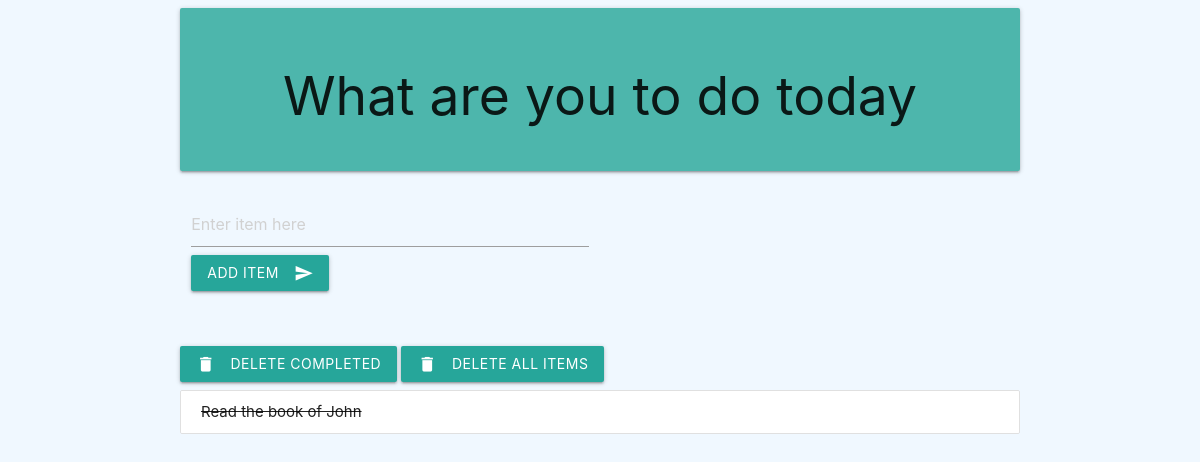
The app's page /, older data.
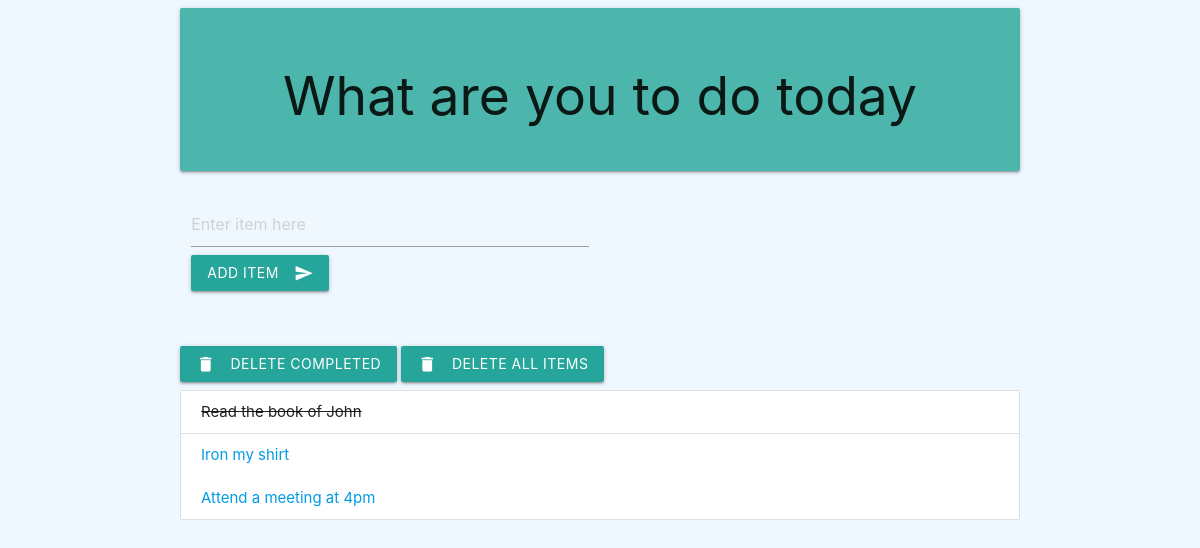
The same page, newer data.
### todolists/models.py (models this page shows, shortened)
class Todolist(models.Model):
    text = models.CharField(max_length=45)
    completed = models.BooleanField(default=False)

### todolists/views.py (the view)
# urls.py: path('', views.index, name='index'),
def index(request):
    todo_items = Todolist.objects.order_by('id')
    form = TodolistForm()
    context = {'todo_items': todo_items, 'form' : form}
    return render(request, 'todolists/index.html', context)

### todolists/form.py
class TodolistForm(forms.Form):
    text = forms.CharField(max_length=45, widget = forms.TextInput(
        attrs={'id': 'list_item', 'type': 'text', 'class': 'validate', 'placeholder': 'Enter item here'}
    ))

### todolists/templates/todolists/index.html (shortened to what this page needs)
{% load static %}
<!DOCTYPE html>
  <html>
    <head>
      <link type="text/css" rel="stylesheet" href="{% static 'todolists/css/materialize.min.css' %}"  media="screen,projection"/>
      <link type="text/css" rel="stylesheet" href="{% static 'todolists/style.css' %}" />
    </head>
    <body>
        <div class="body_content container">
            <div class="card-panel teal lighten-2">
                <h2 class="center-align"> What are you to do today</h2>
            </div>
            <div class="row">
                <form class="col s12" action="{% url 'add'%}" method="POST" role="form">
                    <div class="row">
                        <div class="input-field col s6">
                            {{ form.text}}
                            <span> <button class="btn waves-effect waves-light" type="submit" name="action">ADD ITEM
                                <i class="material-icons right">send</i>
                              </button>
                            </span>
                        </div>
                    </div>
                </form>
            </div>
             <a class="waves-effect waves-light btn" href="{% url 'deletecompleted' %}"><i class="material-icons left">delete</i>DELETE COMPLETED</a>
             <a class="waves-effect waves-light btn" href="{% url 'deleteall' %}"><i class="material-icons left">delete</i>DELETE ALL ITEMS</a>
            <ul class="collection">
                {% for todolist in todo_items %}
                    {% if todolist.completed %}
                    <li class="collection-item completed">{{todolist.text}}</li>
                    {% else %}
                    <a href="{% url 'completed' todolist.id %}"><li class="collection-item">{{todolist.text}}</li></a>
                    {% endif %}
                {% endfor %}
            </ul>
        </div>
    </body>
  </html>

Row changes from the older to the newer data that the page shows:
added Todolist: text "Iron my shirt"
added Todolist: text "Attend a meeting at 4pm"
